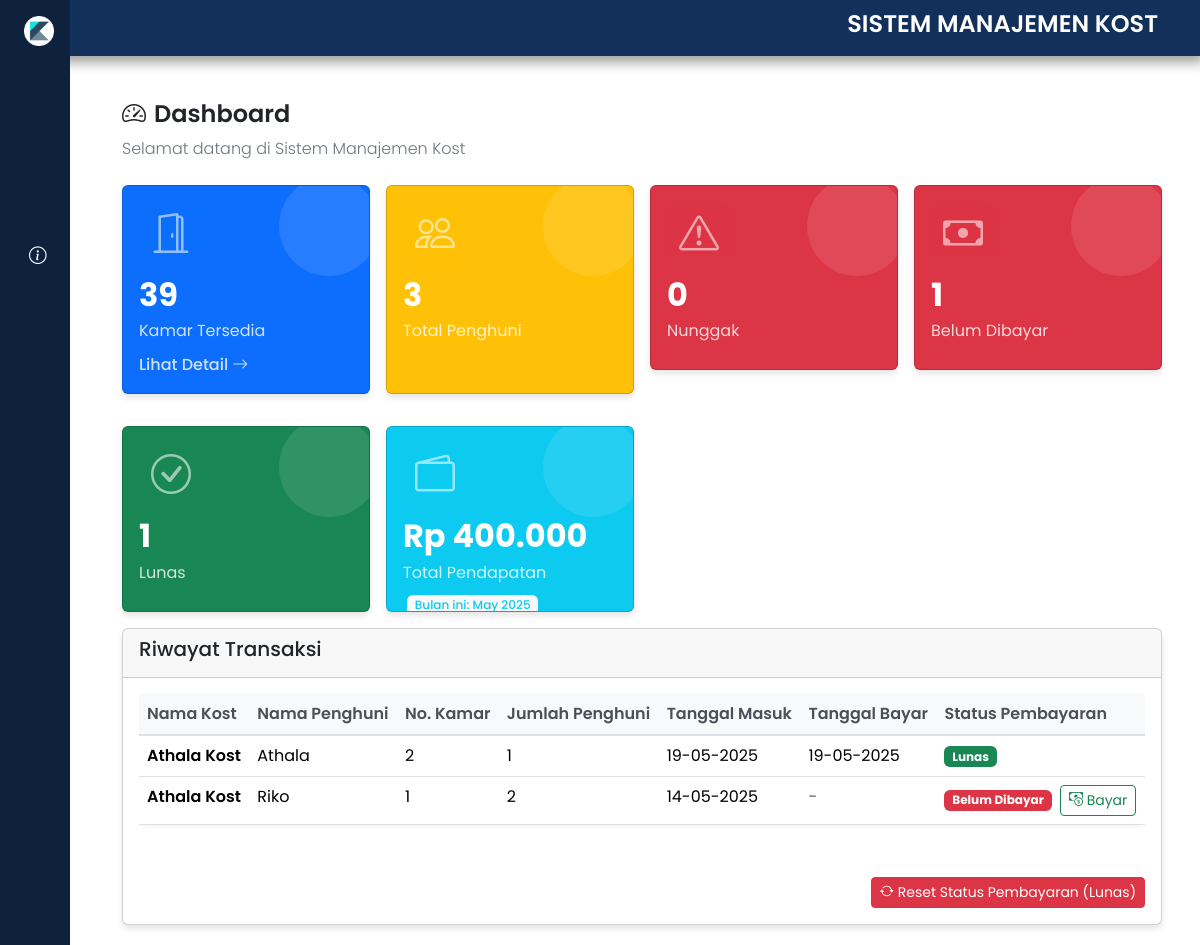
Screenshot of /dashboard.php (signed in) with the database file from the repository.
### tables this page shows
CREATE TABLE `data_kost` (
  `id` int(11) NOT NULL,
  `nama_kost` enum('Athala Kost','Griya Tara 2','Griya Tara 1') NOT NULL,
  `foto_penghuni` varchar(255) NOT NULL,
  `jumlah_penghuni` int(100) NOT NULL,
  `nama_penghuni` varchar(255) NOT NULL,
  `no_hp` varchar(255) NOT NULL,
  `no_kamar` varchar(10) NOT NULL,
  `tanggal_masuk` date NOT NULL,
  `tanggal_bayar` date DEFAULT NULL,
  `keterangan` text DEFAULT NULL,
  `status_pembayaran` enum('Lunas','Belum Dibayar','Nunggak','DP') NOT NULL
);

### dashboard.php (the view, shortened to what this page needs)
<?php
$pdo = include 'koneksi.php';
try {
    $stmt_available = $pdo->prepare("SELECT COUNT(*) as count FROM data_kamar WHERE status = 'Tersedia'");
    $stmt_available->execute();
    $available_rooms = $stmt_available->fetch(PDO::FETCH_ASSOC)['count'];
} catch (PDOException $e) {
    $available_rooms = 0;
    $error_message = "Error counting available rooms: " . $e->getMessage();
}
try {
    $stmt_residents = $pdo->prepare("SELECT SUM(jumlah_penghuni) as count FROM data_kost");
    $stmt_residents->execute();
    $total_residents = $stmt_residents->fetch(PDO::FETCH_ASSOC)['count'];
} catch (PDOException $e) {
    $total_residents = 0;
    $error_message = "Error counting residents: " . $e->getMessage();
}
try {
    $stmt_unpaid = $pdo->prepare("SELECT COUNT(*) as count FROM data_kost WHERE status_pembayaran = 'Belum Dibayar'");
    $stmt_unpaid->execute();
    $unpaid_count = $stmt_unpaid->fetch(PDO::FETCH_ASSOC)['count'];
} catch (PDOException $e) {
    $unpaid_count = 0;
    $error_message = "Error counting unpaid rentals: " . $e->getMessage();
}
try {
    $stmt_nunggak = $pdo->prepare("SELECT COUNT(*) as count FROM data_kost WHERE status_pembayaran = 'Nunggak'");
    $stmt_nunggak->execute();
    $nunggak_count = $stmt_nunggak->fetch(PDO::FETCH_ASSOC)['count'];
} catch (PDOException $e) {
    $nunggak_count = 0;
    $error_message = "Error counting nunggak rentals: " . $e->getMessage();
}
try {
    $stmt_paid = $pdo->prepare("SELECT COUNT(*) as count FROM data_kost WHERE status_pembayaran = 'Lunas'");
    $stmt_paid->execute();
    $paid_count = $stmt_paid->fetch(PDO::FETCH_ASSOC)['count'];
} catch (PDOException $e) {
    $paid_count = 0;
    $error_message = "Error counting paid rentals: " . $e->getMessage();
}
try {
    $stmt_transactions = $pdo->prepare("
        SELECT
            dk.nama_kost,
            dk.nama_penghuni,
            dk.no_kamar,
            dk.status_pembayaran,
            dk.tanggal_masuk,
            dk.tanggal_bayar,
            dk.jumlah_penghuni
        FROM
            data_kost dk
        WHERE
            dk.nama_kost IN ('Athala Kost', 'Griya Tara 2', 'Griya Tara 1')
        ORDER BY
            dk.tanggal_masuk DESC
        LIMIT 50
    ");
    $stmt_transactions->execute();
    $transactions = $stmt_transactions->fetchAll(PDO::FETCH_ASSOC);
} catch (PDOException $e) {
    $transactions = [];
    $error_message = "Error fetching transaction data: " . $e->getMessage();
}
try {
    $stmt_income = $pdo->prepare("
        SELECT SUM(k.harga) as total_income
        FROM data_kost dk
        JOIN data_kamar k ON dk.nama_kost = k.nama_kost AND dk.no_kamar = k.no_kamar
        WHERE dk.status_pembayaran = 'Lunas'
    ");
    $stmt_income->execute();
    $total_income = $stmt_income->fetch(PDO::FETCH_ASSOC)['total_income'];
} catch (PDOException $e) {
    $total_income = 0;
    $error_message = "Error calculating total income: " . $e->getMessage();
}
?>
<!DOCTYPE html>
<html lang="en">
<head>
    <link href="https://cdn.jsdelivr.net/npm/bootstrap@5.3.3/dist/css/bootstrap.min.css" rel="stylesheet">
    <link rel="stylesheet" href="https://cdn.jsdelivr.net/npm/bootstrap-icons/font/bootstrap-icons.css">
    <link rel="stylesheet" href="https://cdn.jsdelivr.net/npm/sweetalert2@11.7.32/dist/sweetalert2.min.css">
</head>
<body>
    <?php include 'sidebar.php'; ?>
    <?php include 'navbar.php'; ?>
    <div class="wann">
        <h1><i class="bi bi-speedometer2 me-2"></i>Dashboard</h1>
        <p class="subtitle">Selamat datang di Sistem Manajemen Kost</p>
        <div class="container-fluid p-0 mt-4">
            <div class="row row-cols-1 row-cols-md-2 row-cols-xl-4 g-3">
                <div class="col">
                    <div class="card text-white bg-primary mb-3 card-custom stat-card">
                        <div class="card-body">
                            <div class="icon-container bg-primary">
                                <i class="bi bi-door-open"></i>
                            </div>
                            <h3><?php echo $available_rooms; ?></h3>
                            <p>Kamar Tersedia</p>
                            <a href="datakamar.php" class="card-link">Lihat Detail <i class="bi bi-arrow-right"></i></a>
                        </div>
                    </div>
                </div>
                <div class="col">
                    <div class="card text-white bg-warning mb-3 card-custom stat-card">
                        <div class="card-body">
                            <div class="icon-container bg-warning">
                                <i class="bi bi-people"></i>
                            </div>
                            <h3><?php echo $total_residents; ?></h3>
                            <p>Total Penghuni</p>
                            <a href="#" class="card-link text-warning">Lihat Detail <i class="bi bi-arrow-right"></i></a>
                        </div>
                    </div>
                </div>
                <div class="col">
                    <div class="card text-white bg-danger mb-3 card-custom stat-card">
                        <div class="card-body">
                            <div class="icon-container bg-danger">
                                <i class="bi bi-exclamation-triangle"></i>
                            </div>
                            <h3><?php echo $nunggak_count; ?></h3>
                            <p>Nunggak</p>
                        </div>
                    </div>
                </div>
                <div class="col">
                    <div class="card text-white bg-danger mb-3 card-custom stat-card">
                        <div class="card-body">
                            <div class="icon-container bg-danger">
                                <i class="bi bi-cash"></i>
                            </div>
                            <h3><?php echo $unpaid_count; ?></h3>
                            <p>Belum Dibayar</p>
                        </div>
                    </div>
                </div>
                <div class="col">
                    <div class="card text-white bg-success mb-3 card-custom stat-card">
                        <div class="card-body">
                            <div class="icon-container bg-success">
                                <i class="bi bi-check-circle"></i>
                            </div>
                            <h3><?php echo $paid_count; ?></h3>
                            <p>Lunas</p>
                        </div>
                    </div>
                </div>
                <div class="col">
                    <div class="card text-white bg-info mb-3 card-custom stat-card">
                        <div class="card-body">
                            <div class="icon-container bg-info">
                                <i class="bi bi-wallet2"></i>
                            </div>
                            <h3>Rp <?php echo number_format($total_income, 0, ',', '.'); ?></h3>
                            <p>Total Pendapatan</p>
                            <span class="badge bg-light text-info mb-2">Bulan ini: <?php echo date('F Y'); ?></span>
                        </div>
                    </div>
                </div>
            </div>
            <div class="card card-custom">
                <div class="card-header">
                    <h5 class="card-title">Riwayat Transaksi</h5>
                </div>
                <div class="card-body">
                    <div class="table-responsive">
                        <div class="table-scroll">
                            <table class="table table-hover">
                                <thead>
                                    <tr>
                                        <th>Nama Kost</th>
                                        <th>Nama Penghuni</th>
                                        <th>No. Kamar</th>
                                        <th>Jumlah Penghuni</th>
                                        <th>Tanggal Masuk</th>
                                        <th>Tanggal Bayar</th>
                                        <th>Status Pembayaran</th>
                                    </tr>
                                </thead>
                                <tbody>
                                    <?php if (count($transactions) > 0): ?>
                                        <?php foreach ($transactions as $transaction): ?>
                                            <tr>
                                                <td>
                                                    <span class="fw-semibold">
                                                        <?php echo htmlspecialchars($transaction['nama_kost']); ?>
                                                    </span>
                                                </td>
                                                <td><?php echo htmlspecialchars($transaction['nama_penghuni']); ?></td>
                                                <td><?php echo htmlspecialchars($transaction['no_kamar']); ?></td>
                                                <td><?php echo htmlspecialchars($transaction['jumlah_penghuni']); ?></td>
                                                <td><?php echo date('d-m-Y', strtotime($transaction['tanggal_masuk'])); ?></td>
                                                <td>
                                                    <?php if ($transaction['status_pembayaran'] == 'Lunas' && !empty($transaction['tanggal_bayar']) && $transaction['tanggal_bayar'] != '0000-00-00'): ?>
                                                        <?php echo date('d-m-Y', strtotime($transaction['tanggal_bayar'])); ?>
                                                    <?php else: ?>
                                                        <span class="text-muted">-</span>
                                                    <?php endif; ?>
                                                </td>
                                                <td>
                                                    <?php if ($transaction['status_pembayaran'] == 'Lunas'): ?>
                                                        <span class="badge bg-success">Lunas</span>
                                                    <?php elseif ($transaction['status_pembayaran'] == 'DP'): ?>
                                                            <span class="badge bg-info">DP</span>
                                                    <?php else: ?>
                                                        <span class="badge bg-danger">Belum Dibayar</span>
                                                        <button type="button"
                                                            class="btn btn-sm btn-outline-success ms-1"
                                                            data-bs-toggle="modal"
                                                            data-bs-target="#bayarModal"
                                                            data-nama-kost="<?php echo htmlspecialchars($transaction['nama_kost']); ?>"
                                                            data-nama-penghuni="<?php echo htmlspecialchars($transaction['nama_penghuni']); ?>"
                                                            data-no-kamar="<?php echo htmlspecialchars($transaction['no_kamar']); ?>">
                                                            <i class="bi bi-cash-coin"></i> Bayar
                                                        </button>
                                                    <?php endif; ?>
                                                </td>
                                            </tr>
                                        <?php endforeach; ?>
                                    <?php else: ?>
                                        <tr>
                                            <td colspan="7" class="text-center">Tidak ada data transaksi.</td>
                                        </tr>
                                    <?php endif; ?>
                                </tbody>
                            </table>
                        </div>
                    </div>
                    <div class="text-end mt-3">
                        <a href="konfirmasi-reset.php" class="btn btn-danger btn-sm">
                            <i class="bi bi-arrow-repeat me-1"></i>Reset Status Pembayaran (Lunas)
                        </a>
                    </div>
                </div>
            </div>
        </div>
    </div>
</body>
</html>

### dashboard.php (style rules this page uses)
body { z-index: 2; display: flex; background-color: #f5f5f5; background-size: cover; background-repeat: no-repeat; }
.wann { margin-top: 80px; width: 90%; padding: 20px; }
.card-custom { border-radius: 8px; box-shadow: 0 4px 6px rgba(0, 0, 0, 0.1); transition: transform 0.3s, box-shadow 0.3s; border: none; height: 100%; }
.card-body { padding: 20px; }
.card-body h3 { font-size: 32px; font-weight: 700; margin-bottom: 5px; }
.card-body p { font-size: 16px; margin-bottom: 10px; opacity: 0.8; }
.table { box-shadow: 0 2px 4px rgba(0, 0, 0, 0.05); background-color: white; border-radius: 8px; }
.table thead th { background-color: #f8f9fa; border-bottom: 2px solid #dee2e6; font-weight: 600; color: #495057; }
.badge { font-size: 12px; padding: 6px 10px; border-radius: 4px; }
h1, h3 { color: #333; font-weight: 600; }
.icon-container { font-size: 2.5rem; opacity: 0.8; color: rgba(255, 255, 255, 0.7); display: flex; align-items: center; justify-content: center; width: 64px; height: 64px; border-radius: 12px; margin-bottom: 10px; }
.card-link { color: rgba(255, 255, 255, 0.8); text-decoration: none; font-weight: 500; transition: all 0.3s; display: inline-block; }
.stat-card { position: relative; overflow: hidden; }
.stat-card::after { content: ''; position: absolute; top: -10px; right: -10px; background-color: rgba(255, 255, 255, 0.1); width: 100px; height: 100px; border-radius: 50%; z-index: 0; }
.subtitle { font-weight: 300; color: #6c757d; margin-bottom: 1.5rem; }
.bg-info { background-color: #17a2b8 !important; }
.text-info { color: #17a2b8 !important; }
.bg-info .icon-container { background-color: rgba(255, 255, 255, 0.2); }
.stat-card .badge { position: absolute; left: 20px; font-size: 0.75rem; font-weight: 500; }
.table-scroll { max-height: 400px; overflow-y: auto; margin-bottom: 20px; }
.table thead th { position: sticky; top: 0; z-index: 10; background-color: #f8f9fa; }

### sidebar.php (style rules this page uses)
a { text-decoration: none; }
h1 { font-weight: 600; font-size: 1.5rem; }
body { font-family: 'Poppins', sans-serif; }

### rows the page displays
data_kost: nama_kost "Athala Kost", nama_penghuni "Athala", no_kamar "2", jumlah_penghuni "1", tanggal_masuk "19-05-2025", tanggal_bayar "19-05-2025", status_pembayaran "Lunas"
data_kost: nama_kost "Athala Kost", nama_penghuni "Riko", no_kamar "1", jumlah_penghuni "2", tanggal_masuk "14-05-2025"

### other values shown
$available_rooms "39"
$total_residents "3"
$nunggak_count "0"
$unpaid_count "1"
$paid_count "1"
$total_income "400.000"
